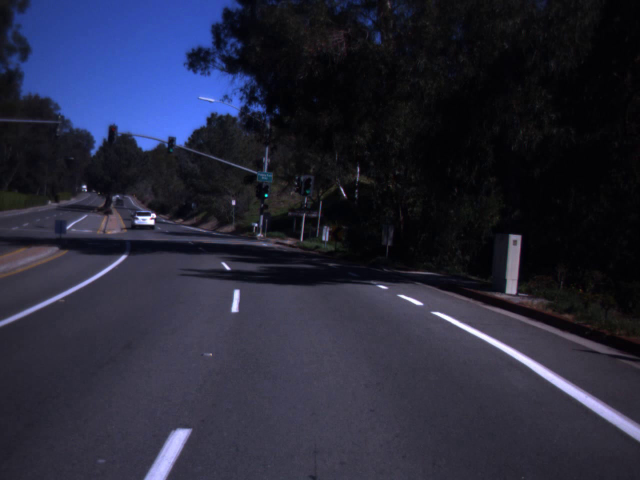
#> input picture dataset/dayTrain/dayClip10/frames/dayClip10--00002.jpg, 1280 x 960 px (shown at 1/2 size)
$ python -i main.py   (imports and definitions only)
#> lines starting #> are read from the running program, lines starting #| are printed output that depends on the picture

import os
import re
import cv2
import pandas as pd
import numpy as np
import matplotlib.pyplot as plt
import time
from sklearn.utils import resample
from sklearn.model_selection import train_test_split
from sklearn.metrics import classification_report
from sklearn.svm import SVC
from sklearn import metrics, preprocessing
from sklearn.decomposition import PCA
from sklearn.metrics import ConfusionMatrixDisplay
from alive_progress import alive_bar


classes_alvo = ["go", "stop", "warning"]
cores = {"go" : "green", "stop" : "red", "warning" : "yellow"}
rgb_cores = {"go" : (0, 255, 0), "stop": (255, 0, 0), "warning": (255, 255, 0)}

#total de imagens utilizadas para normalizar o dataset
n_samples_per_class = 1000

train_folder_list = ["dayTrain","nightTrain"]

# [64 lines left out: functions arquivo_existe, ler_dataset, crop_semaforo, undersample_dataset, not called in this run]


def bin_images(img_values):
    print("Binarizando imagens...")
    binary_img_values = dict()
    with alive_bar(len(img_values) + 1) as bar:
        index = 0
        bar(index, skipped=False)
        for index in range(0,len(img_values)):
            img = img_values[index]
            img = cv2.resize(img, (30, 50))
            gray = cv2.cvtColor(img, cv2.COLOR_RGB2GRAY)
            _, binary_img = cv2.threshold(gray, 0, 255,
                                      cv2.THRESH_BINARY_INV + cv2.THRESH_OTSU)
            binary_img[binary_img == 0] = 1
            binary_img[binary_img == 255] = 0
            binary_img_values[index] = binary_img
            bar()
    return binary_img_values


# [15 lines left out: function convert_to_vector, not called in this run]


# [66 lines not run here, left out]


>>> import cv2
>>> picture = cv2.cvtColor(cv2.imread('dataset/dayTrain/dayClip10/frames/dayClip10--00002.jpg'), cv2.COLOR_BGR2RGB)
#> the loop in bin_images, `for index in range(0,len(img_values)):` made 1 pass
#> pass 1, in bin_images, `img = cv2.resize(img, (30, 50))`:
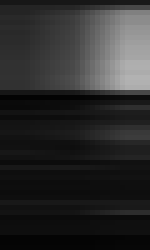
#> img: shape (50, 30) (shown 5 times larger); min 3, max 178, mean 42.8
#> after the loop in bin_images, `for index in range(0,len(img_values)):`: binary_img_values = 0 items
#> (the run stopped early here; a loop or call above may not have finished)

$ run again, on dataset/dayTrain/dayClip11/frames/dayClip11--00153.jpg
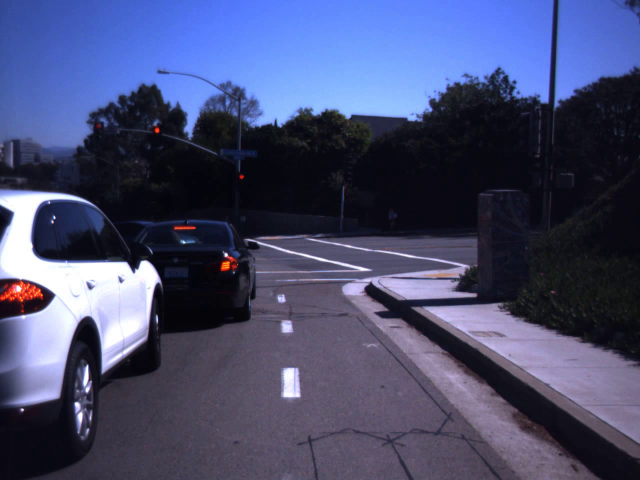
#> input picture dataset/dayTrain/dayClip11/frames/dayClip11--00153.jpg, 1280 x 960 px (shown at 1/2 size)
#> the loop in bin_images, `for index in range(0,len(img_values)):` made 1 pass
#> pass 1, in bin_images, `img = cv2.resize(img, (30, 50))`:
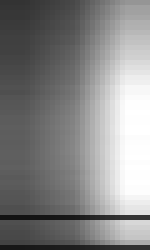
#> img: shape (50, 30) (shown 5 times larger); min 19, max 255, mean 134.3
#> after the loop in bin_images, `for index in range(0,len(img_values)):`: binary_img_values = 0 items

$ run again, on dataset/dayTrain/dayClip12/frames/dayClip12--00020.jpg
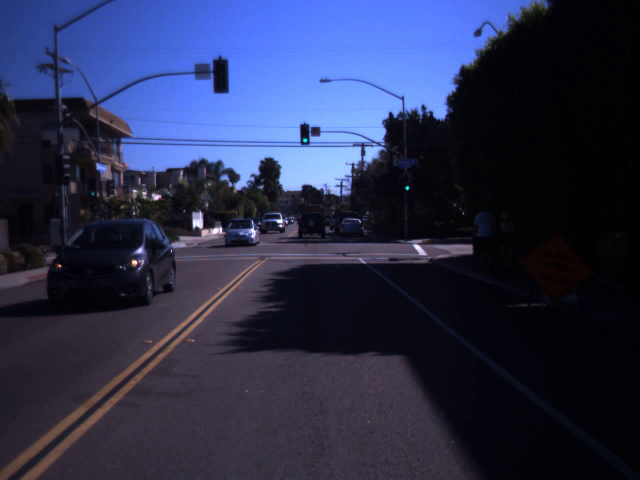
#> input picture dataset/dayTrain/dayClip12/frames/dayClip12--00020.jpg, 1280 x 960 px (shown at 1/2 size)
#> the loop in bin_images, `for index in range(0,len(img_values)):` made 1 pass
#> pass 1, in bin_images, `img = cv2.resize(img, (30, 50))`:
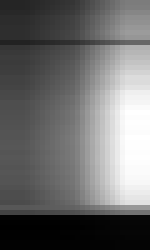
#> img: shape (50, 30) (shown 5 times larger); min 0, max 255, mean 108.6
#> after the loop in bin_images, `for index in range(0,len(img_values)):`: binary_img_values = 0 items
